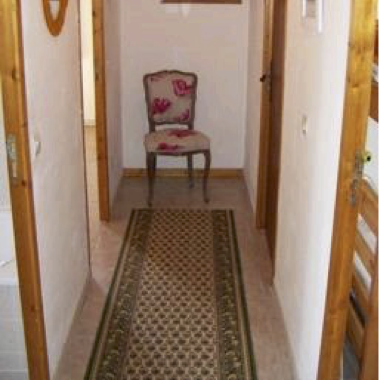
#> input picture CS5330_Part-1-main/images/livingroom1.png, 379 x 380 px
$ python template_match.py
#> lines starting #> are read from the running program, lines starting #| are printed output that depends on the picture; after the words box and inside, x2 and y2 are one past the last pixel; in counts of white or black regions, pixels touching at a corner belong together
import cv2
import matplotlib.pyplot as plt
import numpy as np

def plot_cv_img(template_image, output_image):
    """
    Converts an image from BGR to RGB and plots
    """

    fig, ax = plt.subplots(nrows=1, ncols=2, gridspec_kw={'width_ratios': [1, 4]})

    ax[0].imshow(cv2.cvtColor(template_image, cv2.COLOR_BGR2RGB))
    ax[0].set_title('Template')
    ax[0].axis('off')

    ax[1].imshow(cv2.cvtColor(output_image, cv2.COLOR_BGR2RGB))
    ax[1].set_title('Output Image')
    ax[1].axis('off')

    plt.show()

def main():
    # Load the main image and the template image
    image = cv2.imread('../images/livingroom1.png')
#> image is the input picture: shape (380, 379, 3); mean B, G, R 106.2, 126.4, 151.3
    template = cv2.imread('../images/chair.png')
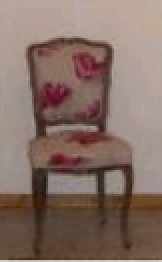
#> input picture CS5330_Part-1-main/images/chair.png, 81 x 131 px (shown 2 times larger)
#> template is the input picture: shape (131, 81, 3); mean B, G, R 101.4, 111.1, 133.4

    # Convert the main image to grayscale
    gray_image = cv2.cvtColor(image, cv2.COLOR_BGR2GRAY)
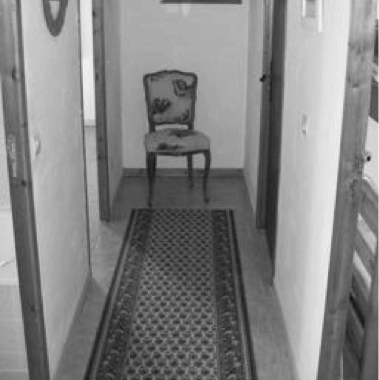
#> gray_image: shape (380, 379); min 15, max 243, mean 131.5
    gray_template = cv2.cvtColor(template, cv2.COLOR_BGR2GRAY)
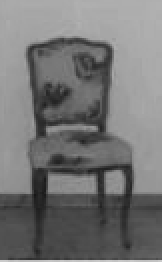
#> gray_template: shape (131, 81) (shown 2 times larger); min 22, max 203, mean 116.7

    # Get the dimensions of the template
    template_height, template_width = gray_template.shape[:2]
#> template_height = 131; template_width = 81

    # Perform template matching
    result = cv2.matchTemplate(gray_image, gray_template, cv2.TM_CCOEFF_NORMED)
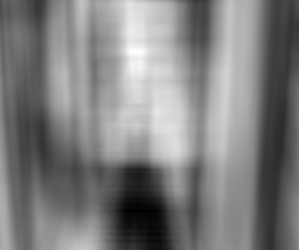
#> result: shape (250, 299) float32; min -0.452, max 0.644, mean 0.0934; drawn with min black and max white

    # Get the locations where the matching result exceeds the threshold
    threshold = 0.53
    locations = np.where(result >= threshold)
#> locations = 798 positions, rows 4 to 113, columns 126 to 158

    # Draw rectangles around the matched regions
    for point in zip(*locations[::-1]):
        cv2.rectangle(image, point,
                      (point[0] + template_width, point[1] + template_height),
                      (0, 255, 0), 2)
#> this loop made 798 passes
#> point on passes 1 to 3: (129, 4), (130, 4), (131, 4)
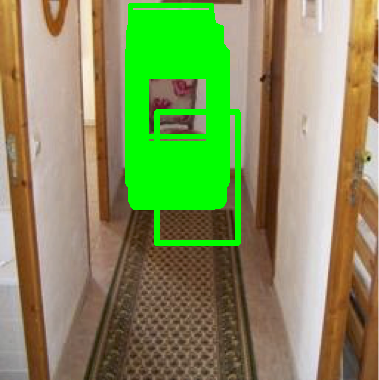
#> image: shape (380, 379, 3); 13.55% of pixels changed, all inside (x1, y1, x2, y2) = (125, 3, 241, 246)
    # Do plot
    plot_cv_img(template, image)
#> in plot_cv_img, `plt.show()`:
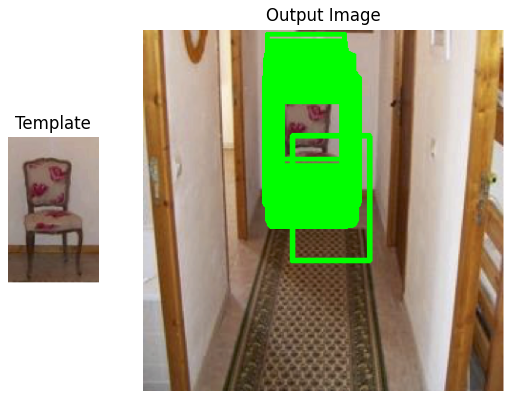
#> figure drawn by matplotlib, 2 panels

if __name__ == '__main__':
    main()
